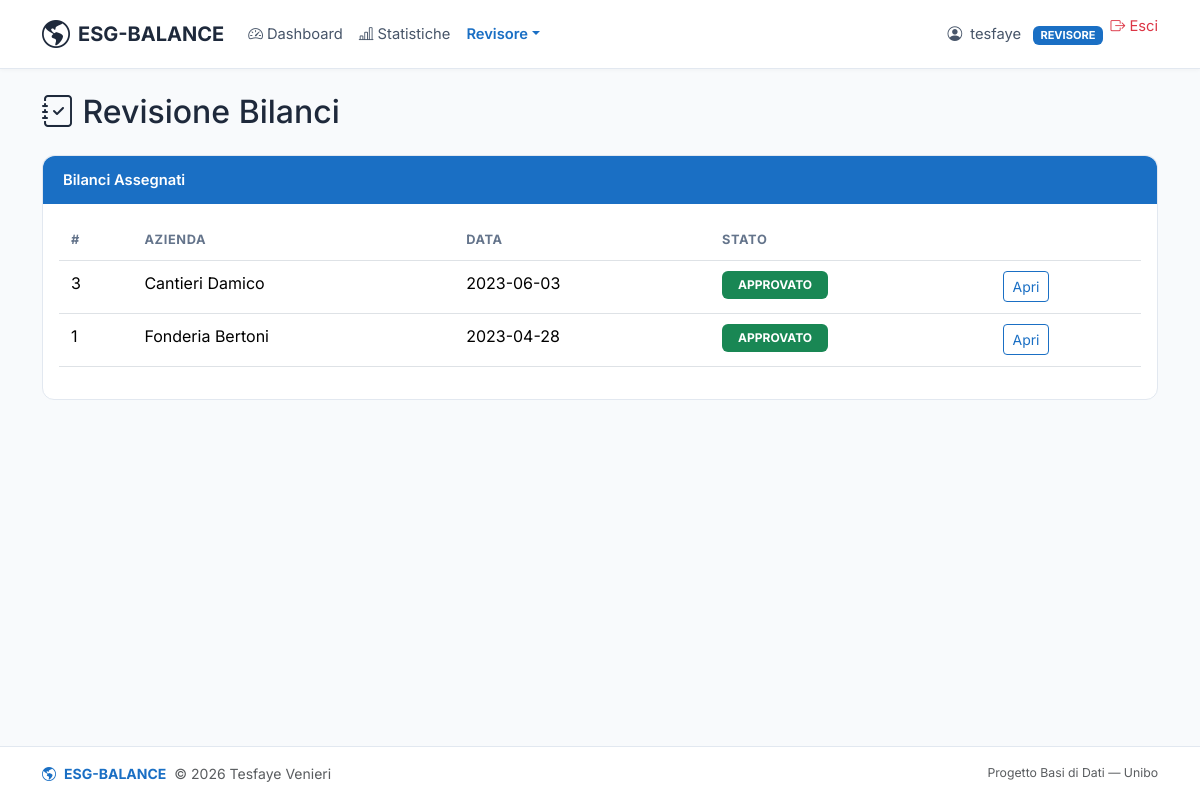
Screenshot of /pages/revisore/revisione.php (signed in) with the database file from the repository.
### tables this page shows
CREATE TABLE revisioni (
    username_revisore   VARCHAR(50) NOT NULL,
    id_bilancio         INT         NOT NULL,
    PRIMARY KEY (username_revisore, id_bilancio),
    FOREIGN KEY (username_revisore) REFERENCES revisori(username) ON DELETE CASCADE,
    FOREIGN KEY (id_bilancio)       REFERENCES bilanci(id)       ON DELETE CASCADE
);

CREATE TABLE aziende (
    id                      INT             NOT NULL AUTO_INCREMENT,
    nome                    VARCHAR(150)    NOT NULL,
    ragione_sociale         VARCHAR(200)    NOT NULL,
    partita_iva             VARCHAR(11)     NOT NULL,
    settore                 VARCHAR(100)    DEFAULT NULL,
    num_dipendenti          INT             DEFAULT NULL,
    logo                    VARCHAR(255)    DEFAULT NULL,
    nr_bilanci              INT             DEFAULT 0,
    username_responsabile   VARCHAR(50)     NOT NULL,
    PRIMARY KEY (id),
    UNIQUE KEY (ragione_sociale),
    UNIQUE KEY (partita_iva),
    FOREIGN KEY (username_responsabile) REFERENCES responsabili(username) ON DELETE CASCADE
);

CREATE TABLE bilanci (
    id              INT     NOT NULL AUTO_INCREMENT,
    id_azienda      INT     NOT NULL,
    anno            YEAR    NOT NULL,
    data_creazione  DATE    NOT NULL,
    stato           ENUM('bozza','in_revisione','approvato','respinto') DEFAULT 'bozza',
    PRIMARY KEY (id),
    UNIQUE KEY (id_azienda, anno),
    FOREIGN KEY (id_azienda) REFERENCES aziende(id) ON DELETE CASCADE
);

### includes/db.php (called while the page is built, shortened)
<?php
function query(string $sql, array $params = []): array
{
    $pdo = getDBConnection();
    $stmt = $pdo->prepare($sql);
    $stmt->execute($params);
    return $stmt->fetchAll();
}

### includes/functions.php (called while the page is built, shortened)
<?php
function statoBadgeClass(string $stato): string
{
    return match ($stato) {
        'bozza'        => 'bg-secondary text-white',
        'in_revisione' => 'bg-accent text-white',
        'approvato'    => 'bg-success text-white',
        'respinto'     => 'bg-danger text-white',
        default        => 'bg-secondary text-white',
    };
}

### pages/revisore/revisione.php (the view, shortened to what this page needs)
<?php
require_once __DIR__ . '/../../includes/db.php';
require_once __DIR__ . '/../../includes/functions.php';
$username = currentUser();
$bilanci_assegnati = query(
    "SELECT r.id_bilancio, b.data_creazione, b.stato, a.nome AS azienda
     FROM revisioni r
     JOIN bilanci b ON b.id = r.id_bilancio
     JOIN aziende a ON a.id = b.id_azienda
     WHERE r.username_revisore = ?
     ORDER BY b.data_creazione DESC",
    [$username]
);
$bilancio_detail = null;
require_once __DIR__ . '/../../includes/header.php';
?>
<h2 class="mb-4"><i class="bi bi-journal-check"></i> Revisione Bilanci</h2>
<?php if (!$bilancio_detail): ?>
    <div class="card">
        <div class="card-header bg-accent text-white">Bilanci Assegnati</div>
        <div class="card-body">
            <?php if (empty($bilanci_assegnati)): ?>
                <p class="text-muted">Nessun bilancio assegnato.</p>
            <?php else: ?>
                <table class="table table-hover">
                    <thead>
                        <tr>
                            <th>#</th>
                            <th>Azienda</th>
                            <th>Data</th>
                            <th>Stato</th>
                            <th></th>
                        </tr>
                    </thead>
                    <tbody>
                        <?php foreach ($bilanci_assegnati as $b): ?>
                            <tr>
                                <td><?php echo $b['id_bilancio']; ?></td>
                                <td><?php echo htmlspecialchars($b['azienda']); ?></td>
                                <td><?php echo $b['data_creazione']; ?></td>
                                <td><span class="badge text-uppercase px-3 py-2
                                <?php echo statoBadgeClass($b['stato']); ?>">
                                        <?php echo $b['stato']; ?></span></td>
                                <td>
                                    <a href="revisione.php?id=<?php echo $b['id_bilancio']; ?>"
                                        class="btn btn-sm btn-outline-accent">Apri</a>
                                </td>
                            </tr>
                        <?php endforeach; ?>
                    </tbody>
                </table>
            <?php endif; ?>
        </div>
    </div>
<?php endif; ?>
<?php require_once __DIR__ . '/../../includes/footer.php'; ?>

### assets/css/style.css (style rules this page uses)
body { font-family: 'Inter', sans-serif; min-height: 100vh; display: flex; flex-direction: column; background-color: #f8fafc; color: #1e293b; }
.bg-accent { background-color: #1a6fc4 !important; }
.btn-outline-accent { color: #1a6fc4; border: 1px solid #1a6fc4; background-color: transparent; }
.card { border: 1px solid #e2e8f0; border-radius: 0.75rem; margin-bottom: 1.5rem; }
.card-header { border-radius: 0.75rem 0.75rem 0 0 !important; font-weight: 600; font-size: 0.92rem; padding: 0.8rem 1.25rem; border-bottom: 1px solid #e2e8f0; background-color: #f8fafc; }
.card-header.bg-accent { background-color: #1a6fc4 !important; color: #fff; border-bottom: none; }
.table th { font-size: 0.8rem; font-weight: 700; text-transform: uppercase; letter-spacing: 0.05em; color: #64748b; }
.table > :not(caption) > * > * { padding: 0.65rem 0.75rem; }

### rows the page displays
revisioni: id_bilancio "3", aziende.nome "Cantieri Damico", id_bilancio.data_creazione "2023-06-03", id_bilancio.stato "APPROVATO"
revisioni: id_bilancio "1", aziende.nome "Fonderia Bertoni", id_bilancio.data_creazione "2023-04-28", id_bilancio.stato "APPROVATO"

### other values shown
$current_user "tesfaye"
$current_role "REVISORE"
